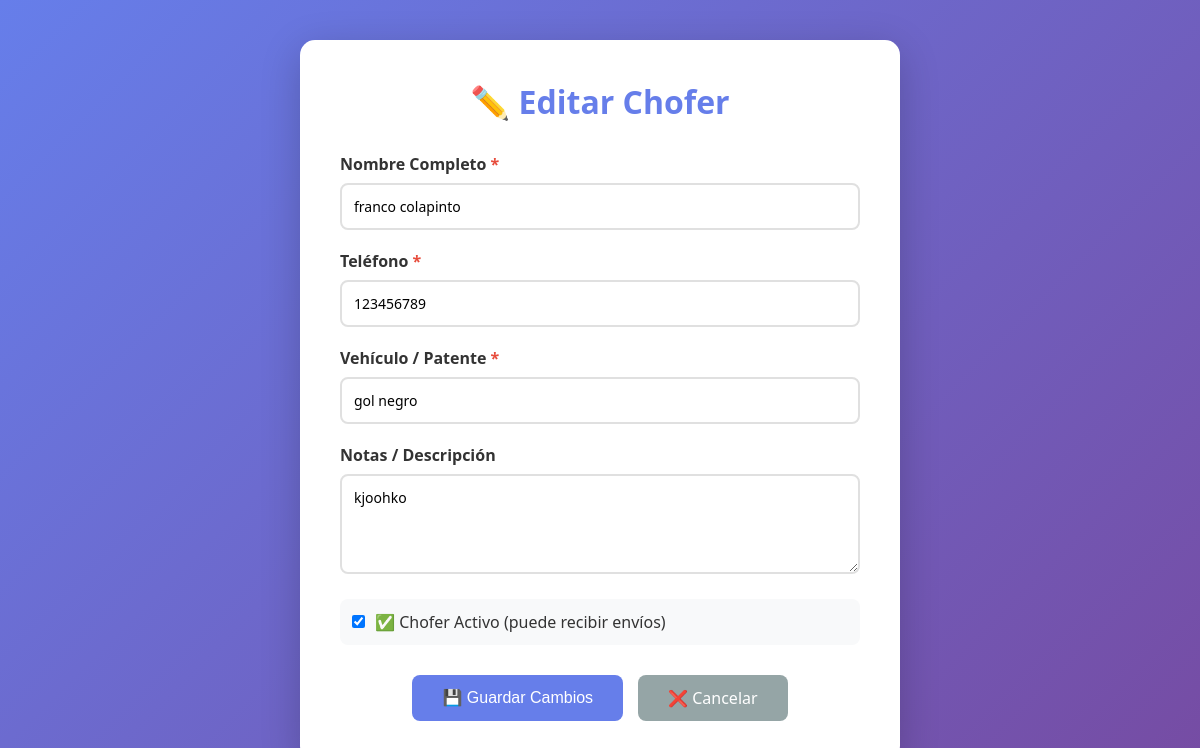
Screenshot of /choferes/editar/2/ (signed in) with the database file from the repository.
### stock/models.py (models this page shows, shortened)
class Chofer(models.Model):
    nombre_completo = models.CharField(max_length=200, verbose_name="Nombre Completo")
    telefono = models.CharField(max_length=20)
    vehiculo = models.CharField(max_length=100, verbose_name="Vehículo/Patente")
    pin = models.CharField(
        max_length=6,
        verbose_name="PIN",
        help_text="PIN numérico del chofer"
    )
    activo = models.BooleanField(default=True, verbose_name="Activo")
    notas = models.TextField(blank=True, null=True, verbose_name="Notas/Descripción")
    fecha_registro = models.DateTimeField(auto_now_add=True)
    class Meta:
        verbose_name = "Chofer"
        verbose_name_plural = "Choferes"
        ordering = ['nombre_completo']

### stock/views.py (the view, shortened to what this page needs)
# urls.py: path('choferes/editar/<int:chofer_id>/', views.editar_chofer, name='editar_chofer'),
@login_required
def editar_chofer(request, chofer_id):
    chofer = get_object_or_404(Chofer, id=chofer_id)
    return render(request, 'envios/editar_chofer.html', {'chofer': chofer})

### stock/templates/envios/editar_chofer.html (shortened to what this page needs)
<!DOCTYPE html>
<html lang="es">
<head>
</head>
<body>
    <div class="container">
        <h1>✏️ Editar Chofer</h1>
        <form method="POST">
            <div class="form-group">
                <label>Nombre Completo <span class="required">*</span></label>
                <input type="text" name="nombre_completo" value="{{ chofer.nombre_completo }}" required>
            </div>
            <div class="form-group">
                <label>Teléfono <span class="required">*</span></label>
                <input type="tel" name="telefono" value="{{ chofer.telefono }}" required>
            </div>
            <div class="form-group">
                <label>Vehículo / Patente <span class="required">*</span></label>
                <input type="text" name="vehiculo" value="{{ chofer.vehiculo }}" required>
            </div>
            <div class="form-group">
                <label>Notas / Descripción</label>
                <textarea name="notas">{{ chofer.notas }}</textarea>
            </div>
            <div class="form-group">
                <div class="checkbox-group">
                    <input type="checkbox" name="activo" id="activo" {% if chofer.activo %}checked{% endif %}>
                    <label for="activo">✅ Chofer Activo (puede recibir envíos)</label>
                </div>
            </div>
            <div class="buttons">
                <button type="submit" class="btn btn-primary">💾 Guardar Cambios</button>
                <a href="{% url 'lista_choferes' %}" class="btn btn-secondary">❌ Cancelar</a>
            </div>
        </form>
    </div>
</body>
</html>

### stock/templates/envios/editar_chofer.html (style rules this page uses)
* { margin: 0; padding: 0; box-sizing: border-box; }
body { font-family: 'Segoe UI', Tahoma, Geneva, Verdana, sans-serif; background: linear-gradient(135deg, #667eea 0%, #764ba2 100%); min-height: 100vh; padding: 20px; display: flex; align-items: center; justify-content: center; }
.container { max-width: 600px; width: 100%; background: white; border-radius: 15px; box-shadow: 0 10px 40px rgba(0,0,0,0.2); padding: 40px; }
h1 { color: #667eea; text-align: center; margin-bottom: 30px; display: flex; align-items: center; justify-content: center; gap: 10px; }
.form-group { margin-bottom: 20px; }
label { display: block; font-weight: 600; color: #333; margin-bottom: 8px; }
.required { color: #e74c3c; }
input, textarea { width: 100%; padding: 12px; border: 2px solid #e0e0e0; border-radius: 8px; font-size: 14px; transition: border-color 0.3s; font-family: inherit; }
textarea { resize: vertical; min-height: 100px; }
.checkbox-group { display: flex; align-items: center; gap: 10px; padding: 12px; background: #f8f9fa; border-radius: 8px; }
.checkbox-group input[type="checkbox"] { width: auto; cursor: pointer; }
.checkbox-group label { margin: 0; cursor: pointer; font-weight: normal; }
.buttons { display: flex; gap: 15px; justify-content: center; margin-top: 30px; }
.btn { padding: 12px 30px; border: none; border-radius: 8px; font-size: 16px; cursor: pointer; text-decoration: none; display: inline-block; transition: all 0.3s; }
.btn-primary { background: #667eea; color: white; }
.btn-secondary { background: #95a5a6; color: white; }

### rows the page displays
Chofer: nombre_completo "franco colapinto", telefono "123456789", vehiculo "gol negro", notas "kjoohko", activo "☑"
